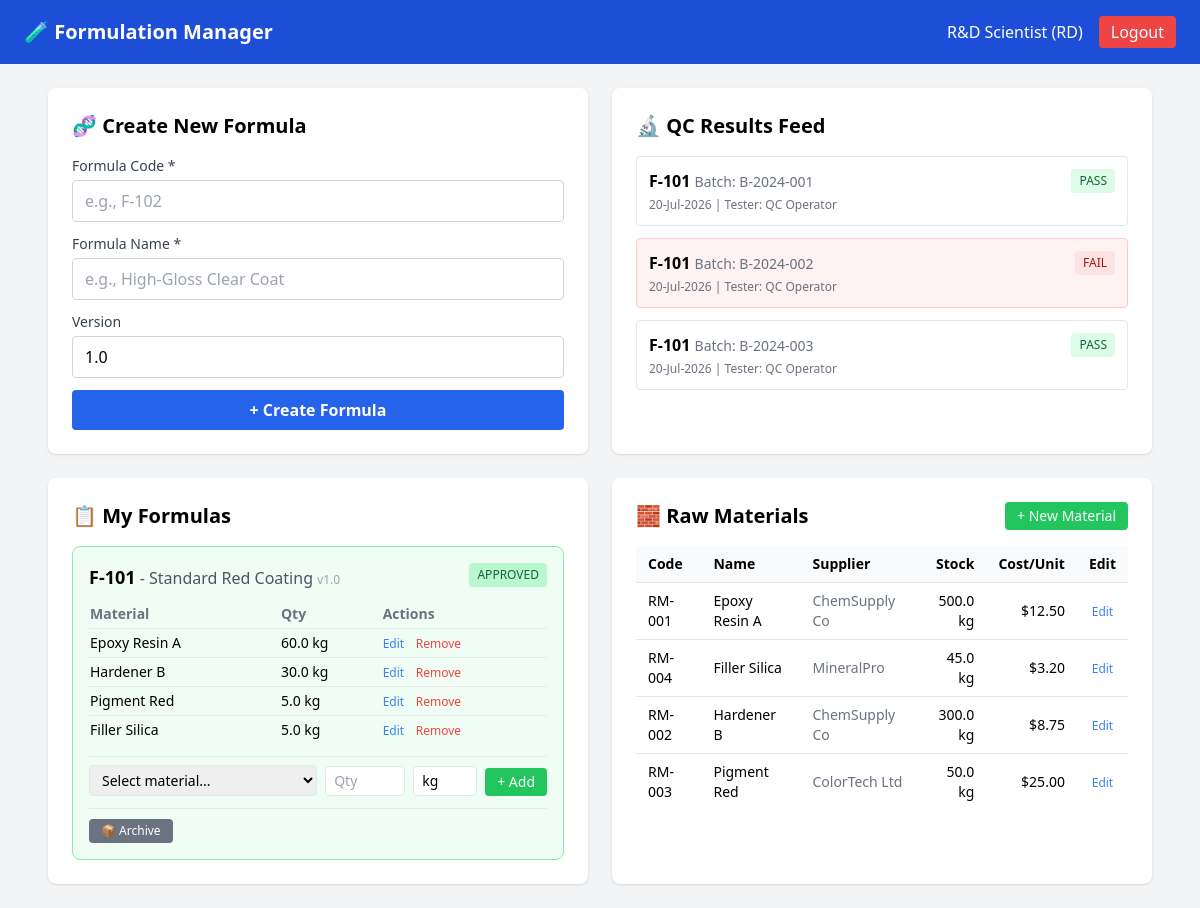
Page /dashboard (signed in) on the committed database.
### app.py (models this page shows)
class User(UserMixin, db.Model):
    id = db.Column(db.Integer, primary_key=True)
    username = db.Column(db.String(80), unique=True, nullable=False)
    password_hash = db.Column(db.String(200), nullable=False)
    role = db.Column(db.String(20), nullable=False)
    display_name = db.Column(db.String(100), nullable=False)

class QCTestResult(db.Model):
    id = db.Column(db.Integer, primary_key=True)
    formula_id = db.Column(db.Integer, db.ForeignKey('formula.id'), nullable=False)
    batch_number = db.Column(db.String(50), nullable=False)
    test_date = db.Column(db.DateTime, default=datetime.utcnow)
    tested_by = db.Column(db.String(80))
    parameters = db.Column(db.Text)  # JSON string: [{"name":"Viscosity","result":"1500","unit":"cP","spec":"1400-1600","pass":true}]
    status = db.Column(db.String(20), default='pending')  # pass, fail, pending
    notes = db.Column(db.Text)
    formula = db.relationship('Formula')

class Formula(db.Model):
    id = db.Column(db.Integer, primary_key=True)
    code = db.Column(db.String(20), unique=True, nullable=False)
    name = db.Column(db.String(200), nullable=False)
    version = db.Column(db.String(10), default='1.0')
    status = db.Column(db.String(20), default='draft')  # draft, approved, archived
    created_by = db.Column(db.String(80))
    created_at = db.Column(db.DateTime, default=datetime.utcnow)
    ingredients = db.relationship('FormulaIngredient', backref='formula', lazy=True)

class FormulaIngredient(db.Model):
    id = db.Column(db.Integer, primary_key=True)
    formula_id = db.Column(db.Integer, db.ForeignKey('formula.id'), nullable=False)
    raw_material_id = db.Column(db.Integer, db.ForeignKey('raw_material.id'), nullable=False)
    quantity = db.Column(db.Float, nullable=False)
    unit = db.Column(db.String(20), default='kg')
    material = db.relationship('RawMaterial')

class RawMaterial(db.Model):
    id = db.Column(db.Integer, primary_key=True)
    code = db.Column(db.String(20), unique=True, nullable=False)
    name = db.Column(db.String(100), nullable=False)
    supplier = db.Column(db.String(100))
    unit = db.Column(db.String(20), default='kg')
    cost_per_unit = db.Column(db.Float)
    stock_level = db.Column(db.Float, default=0)
    created_by = db.Column(db.String(80))
    created_at = db.Column(db.DateTime, default=datetime.utcnow)

### app.py (the view, shortened to what this page needs)
@app.route('/dashboard')
@login_required
def dashboard():
    role_templates = {
        'qc': 'dashboard_qc.html',
        'rd': 'dashboard_rd.html',
        'planner': 'dashboard_planner.html',
        'production': 'dashboard_production.html',
        'factory': 'dashboard_factory.html',
        'audit': 'dashboard_audit.html',
        'md': 'dashboard_md.html'
    }
    template = role_templates.get(current_user.role, 'login.html')
    if current_user.role == 'qc':
        formulas = Formula.query.filter_by(status='approved').all()
        recent_tests = QCTestResult.query.order_by(QCTestResult.test_date.desc()).limit(10).all()
        return render_template(template, formulas=formulas, recent_tests=recent_tests)
    elif current_user.role == 'rd':
        formulas = Formula.query.order_by(Formula.created_at.desc()).all()
        materials = RawMaterial.query.order_by(RawMaterial.name).all()
        qc_feed = QCTestResult.query.order_by(QCTestResult.test_date.desc()).limit(20).all()
        return render_template(template, formulas=formulas, materials=materials, qc_feed=qc_feed)
    return render_template(template)

### app.py (called while the page is built)
@login_manager.user_loader
def load_user(user_id):
    return User.query.get(int(user_id))

### templates/dashboard_rd.html (shortened to what this page needs)
{% extends "base.html" %}
{% block content %}
<div class="grid grid-cols-1 md:grid-cols-2 gap-6 mb-6">
    <div class="bg-white rounded-lg shadow p-6">
        <h2 class="text-xl font-bold mb-4">🧬 Create New Formula</h2>
        <form method="POST" action="{{ url_for('create_formula') }}">
            <div class="mb-3">
                <label class="block text-sm font-medium text-gray-700 mb-1">Formula Code *</label>
                <input type="text" name="code" required placeholder="e.g., F-102"
                       class="w-full px-3 py-2 border border-gray-300 rounded focus:outline-none focus:border-blue-500">
            </div>
            <div class="mb-3">
                <label class="block text-sm font-medium text-gray-700 mb-1">Formula Name *</label>
                <input type="text" name="name" required placeholder="e.g., High-Gloss Clear Coat"
                       class="w-full px-3 py-2 border border-gray-300 rounded focus:outline-none focus:border-blue-500">
            </div>
            <div class="mb-3">
                <label class="block text-sm font-medium text-gray-700 mb-1">Version</label>
                <input type="text" name="version" value="1.0"
                       class="w-full px-3 py-2 border border-gray-300 rounded focus:outline-none focus:border-blue-500">
            </div>
            <button type="submit" class="w-full bg-blue-600 text-white py-2 rounded hover:bg-blue-700 font-semibold">
                + Create Formula
            </button>
        </form>
    </div>
    <div class="bg-white rounded-lg shadow p-6">
        <h2 class="text-xl font-bold mb-4">🔬 QC Results Feed</h2>
        {% if qc_feed %}
        <div class="space-y-3 max-h-80 overflow-y-auto">
            {% for test in qc_feed %}
            <div class="border rounded p-3 {% if test.status == 'fail' %}border-red-200 bg-red-50{% else %}border-gray-200{% endif %}">
                <div class="flex justify-between items-start">
                    <div>
                        <span class="font-semibold">{{ test.formula.code if test.formula else 'N/A' }}</span>
                        <span class="text-gray-500 text-sm">Batch: {{ test.batch_number }}</span>
                    </div>
                    <span class="text-xs px-2 py-1 rounded font-medium
                        {% if test.status == 'pass' %}bg-green-100 text-green-800
                        {% elif test.status == 'fail' %}bg-red-100 text-red-800
                        {% else %}bg-yellow-100 text-yellow-800{% endif %}">
                        {{ test.status.upper() }}
                    </span>
                </div>
                <div class="text-xs text-gray-500 mt-1">
                    {{ test.test_date.strftime('%d-%b-%Y') if test.test_date else '' }} | Tester: {{ test.tested_by }}
                </div>
            </div>
            {% endfor %}
        </div>
        {% else %}
        <div class="text-center py-8 text-gray-400">
            <p class="text-4xl mb-2">📭</p>
            <p>No QC results yet</p>
        </div>
        {% endif %}
    </div>
</div>
<div class="grid grid-cols-1 md:grid-cols-2 gap-6">
    <div class="bg-white rounded-lg shadow p-6">
        <h2 class="text-xl font-bold mb-4">📋 My Formulas</h2>
        {% if formulas %}
        <div class="space-y-4">
            {% for formula in formulas %}
            <div class="border rounded-lg p-4 {% if formula.status == 'approved' %}border-green-300 bg-green-50{% elif formula.status == 'archived' %}border-gray-300 bg-gray-50{% else %}border-blue-200{% endif %}">
                <div class="flex justify-between items-start mb-3">
                    <div>
                        <span class="font-bold text-lg">{{ formula.code }}</span>
                        <span class="text-gray-600">- {{ formula.name }}</span>
                        <span class="text-xs text-gray-400">v{{ formula.version }}</span>
                    </div>
                    <span class="text-xs px-2 py-1 rounded font-medium
                        {% if formula.status == 'approved' %}bg-green-200 text-green-800
                        {% elif formula.status == 'archived' %}bg-gray-300 text-gray-600
                        {% else %}bg-blue-200 text-blue-800{% endif %}">
                        {{ formula.status.upper() }}
                    </span>
                </div>
                {% if formula.ingredients %}
                <table class="w-full text-sm mb-3">
                    <thead class="text-left text-gray-500">
                        <tr>
                            <th class="pb-1">Material</th>
                            <th class="pb-1">Qty</th>
                            <th class="pb-1">Actions</th>
                        </tr>
                    </thead>
                    <tbody>
                        {% for ing in formula.ingredients %}
                        <tr class="border-t">
                            <td class="py-1">{{ ing.material.name if ing.material else 'Unknown' }}</td>
                            <td class="py-1">{{ ing.quantity }} {{ ing.unit }}</td>
                            <td class="py-1">
                                <button onclick="document.getElementById('edit-ing-{{ ing.id }}').classList.toggle('hidden')"
                                        class="text-blue-500 text-xs hover:underline">Edit</button>
                                <form method="POST" action="{{ url_for('remove_ingredient', ingredient_id=ing.id) }}" class="inline">
                                    <button type="submit" class="text-red-500 text-xs hover:underline ml-2"
                                            onclick="return confirm('Remove this ingredient?')">Remove</button>
                                </form>
                            </td>
                        </tr>
                        {% endfor %}
                    </tbody>
                </table>
                {% else %}
                <p class="text-sm text-gray-400 mb-3">No ingredients added yet</p>
                {% endif %}
                <form method="POST" action="{{ url_for('add_ingredient') }}" class="flex gap-2 items-end mt-2 pt-2 border-t">
                    <div class="flex-1">
                        <select name="material_id" required class="w-full px-2 py-1 border rounded text-sm">
                            <option value="">Select material...</option>
                        </select>
                    </div>
                    <div>
                        <input type="number" step="0.01" name="quantity" placeholder="Qty" required
                               class="w-20 px-2 py-1 border rounded text-sm">
                    </div>
                    <div>
                        <input type="text" name="unit" value="kg"
                               class="w-16 px-2 py-1 border rounded text-sm">
                    </div>
                    <button type="submit" class="bg-green-500 text-white px-3 py-1 rounded text-sm">+ Add</button>
                </form>
                <div class="flex gap-2 mt-3 pt-2 border-t">
                    {% if formula.status == 'approved' %}
                    <form method="POST" action="{{ url_for('update_formula_status', formula_id=formula.id) }}" class="inline">
                        <button type="submit" class="bg-gray-500 text-white px-3 py-1 rounded text-xs">📦 Archive</button>
                    </form>
                    {% endif %}
                </div>
            </div>
            {% endfor %}
        </div>
        {% else %}
        <div class="text-center py-8 text-gray-400">
            <p class="text-4xl mb-2">🧪</p>
            <p>No formulas created yet</p>
        </div>
        {% endif %}
    </div>
    <div class="bg-white rounded-lg shadow p-6">
        <div class="flex justify-between items-center mb-4">
            <h2 class="text-xl font-bold">🧱 Raw Materials</h2>
            <button onclick="document.getElementById('newMaterialForm').classList.toggle('hidden')"
                    class="bg-green-500 text-white px-3 py-1 rounded text-sm hover:bg-green-600">
                + New Material
            </button>
        </div>
        {% if materials %}
        <div class="overflow-x-auto">
            <table class="w-full text-sm">
                <thead class="bg-gray-50">
                    <tr>
                        <th class="px-3 py-2 text-left">Code</th>
                        <th class="px-3 py-2 text-left">Name</th>
                        <th class="px-3 py-2 text-left">Supplier</th>
                        <th class="px-3 py-2 text-right">Stock</th>
                        <th class="px-3 py-2 text-right">Cost/Unit</th>
                        <th class="px-3 py-2">Edit</th>
                    </tr>
                </thead>
                <tbody>
                    {% for mat in materials %}
                    <tr class="border-t hover:bg-gray-50">
                        <td class="px-3 py-2 font-medium">{{ mat.code }}</td>
                        <td class="px-3 py-2">{{ mat.name }}</td>
                        <td class="px-3 py-2 text-gray-500">{{ mat.supplier or '-' }}</td>
                        <td class="px-3 py-2 text-right">{{ mat.stock_level }} {{ mat.unit }}</td>
                        <td class="px-3 py-2 text-right">${{ "%.2f"|format(mat.cost_per_unit|float) if mat.cost_per_unit else '0.00' }}</td>
                        <td class="px-3 py-2 text-center">
                            <button onclick="document.getElementById('edit-mat-{{ mat.id }}').classList.toggle('hidden')"
                                    class="text-blue-500 text-xs hover:underline">Edit</button>
                        </td>
                    </tr>
                    {% endfor %}
                </tbody>
            </table>
        </div>
        {% else %}
        <p class="text-gray-400 text-center py-8">No materials created yet</p>
        {% endif %}
    </div>
</div>
{% endblock %}

### templates/base.html (shortened to what this page needs)
<!DOCTYPE html>
<html lang="en">
<head>
    <script src="https://cdn.tailwindcss.com"></script>
</head>
<body class="bg-gray-100 min-h-screen">
    {% if current_user.is_authenticated %}
    <nav class="bg-blue-700 text-white p-4">
        <div class="max-w-6xl mx-auto flex justify-between items-center">
            <span class="font-bold text-xl">🧪 Formulation Manager</span>
            <div class="flex items-center gap-4">
                <span>{{ current_user.display_name }} ({{ current_user.role.upper() }})</span>
                <a href="{{ url_for('logout') }}" class="bg-red-500 px-3 py-1 rounded hover:bg-red-600">Logout</a>
            </div>
        </div>
    </nav>
    {% endif %}
    <main class="max-w-6xl mx-auto p-6">
        {% block content %}{% endblock %}
    </main>
</body>
</html>

### rows in the picture
User: display_name "R&D Scientist", role "RD"
QCTestResult: formula "F-101", batch_number "B-2024-001", status "PASS", test_date "20-Jul-2026", tested_by "QC Operator"
QCTestResult: formula "F-101", batch_number "B-2024-002", status "FAIL", test_date "20-Jul-2026", tested_by "QC Operator"
QCTestResult: formula "F-101", batch_number "B-2024-003", status "PASS", test_date "20-Jul-2026", tested_by "QC Operator"
Formula: code "F-101", name "Standard Red Coating", version "1.0", status "APPROVED"
FormulaIngredient: material "Epoxy Resin A", quantity "60.0", unit "kg"
FormulaIngredient: material "Hardener B", quantity "30.0", unit "kg"
FormulaIngredient: material "Pigment Red", quantity "5.0", unit "kg"
FormulaIngredient: material "Filler Silica", quantity "5.0", unit "kg"
RawMaterial: code "RM-001", name "Epoxy Resin A", supplier "ChemSupply Co", stock_level "500.0", unit "kg", cost_per_unit "12.50"
RawMaterial: code "RM-004", name "Filler Silica", supplier "MineralPro", stock_level "45.0", unit "kg", cost_per_unit "3.20"
RawMaterial: code "RM-002", name "Hardener B", supplier "ChemSupply Co", stock_level "300.0", unit "kg", cost_per_unit "8.75"
RawMaterial: code "RM-003", name "Pigment Red", supplier "ColorTech Ltd", stock_level "50.0", unit "kg", cost_per_unit "25.00"
